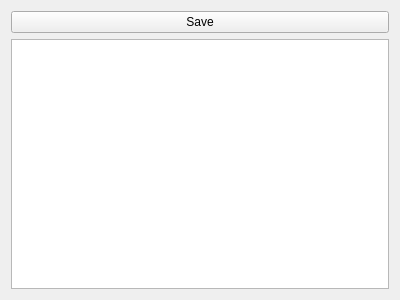
<?xml version="1.0" encoding="UTF-8"?>
<ui version="4.0">
 <class>Minifing</class>
 <widget class="QWidget" name="Minifing">
  <property name="geometry">
   <rect>
    <x>0</x>
    <y>0</y>
    <width>400</width>
    <height>300</height>
   </rect>
  </property>
  <property name="windowTitle">
   <string>Form</string>
  </property>
  <layout class="QVBoxLayout" name="verticalLayout_2">
   <item>
    <layout class="QVBoxLayout" name="verticalLayout">
     <item>
      <widget class="QPushButton" name="save">
       <property name="text">
        <string>Save</string>
       </property>
       <property name="icon">
        <iconset resource="../recource.qrc">
         <normaloff>:/icons/Save.ico</normaloff>:/icons/Save.ico</iconset>
       </property>
      </widget>
     </item>
     <item>
      <widget class="QTextEdit" name="textEdit">
       <property name="font">
        <font>
         <pointsize>10</pointsize>
        </font>
       </property>
       <property name="readOnly">
        <bool>true</bool>
       </property>
      </widget>
     </item>
    </layout>
   </item>
  </layout>
 </widget>
 <resources>
  <include location="../recource.qrc"/>
 </resources>
 <connections/>
</ui>
